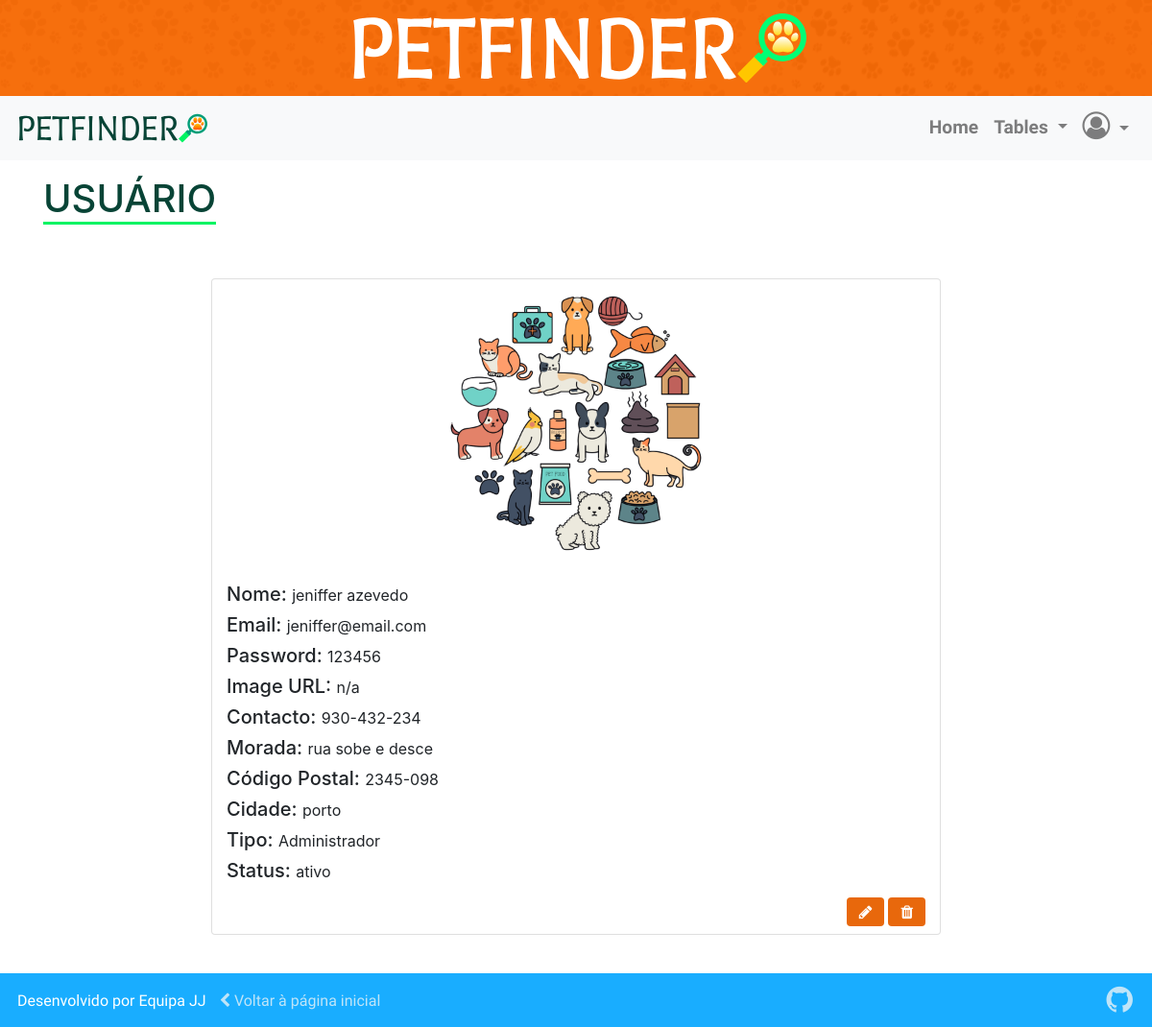
/index.php?pg=Perfil (signed in), run on the app's committed database.
### tables this page shows
CREATE TABLE `users` (
  `user_id` int(11) NOT NULL,
  `name` varchar(100) NOT NULL,
  `email` varchar(100) NOT NULL,
  `password` varchar(8) NOT NULL,
  `image` text NOT NULL DEFAULT 'n/a',
  `contact` varchar(12) NOT NULL,
  `adress` varchar(100) NOT NULL,
  `post_code` varchar(100) NOT NULL,
  `city` varchar(100) NOT NULL,
  `tipo` enum('0','1') NOT NULL DEFAULT '0',
  `status` set('ativo','inativo') NOT NULL DEFAULT 'ativo'
);

### contents/viewuser.php (the view, shortened to what this page needs)
<?php
if(isset($_SESSION['petfinder-user'],$_GET['s']) && $_GET['s'] == 'Perfil' && is_array($_SESSION['petfinder-user'])) $id = $_SESSION['petfinder-user']['id'];
else if (isset($_SESSION['petfinder-admin'], $_GET['pg']) && $_GET['pg'] == 'Perfil' && is_array($_SESSION['petfinder-admin'])) $id = $_SESSION['petfinder-admin']['id'];
else if (isset($_SESSION['petfinder-admin'], $_POST['user_id'],$_GET['pg']) && $_GET['pg'] == 'Detalhes' && is_array($_SESSION['petfinder-admin'])) $id = $_POST['user_id'];
else {
  $id=null;
  header('Location: ../index.php?pg=Home');
}
?>
<?php if($id!==null): ?>
  <?php
    include('./database/bdInclude.php');
    $stmt = $conn->prepare("SELECT * FROM users WHERE user_id=:id");
    $stmt->execute(['id' => $id]);
    $user = $stmt->fetch();
  ?>
  <div id="cadastrouser" class="container pt-3 pb-5 fading">
    <div class="row">
      <div class="col-12">
        <div class="d-flex">
          <div>
          <h1>Usuário</h1>
          </div>
        </div>
      </div>
    </div>
    <div class="row justify-content-center my-5">
      <div class="col-8 card">
        <div class="d-flex justify-content-center mb-3">
          <div class="adocaoImg rounded-circle" style="width: 20%; min-width: 300px;">
            <img src="./img/petfinder_logoassda.svg" class="w-100" onerror="this.onerror=null;this.src='./img/petfinderImgError.png';" alt="...">
          </div>
        </div>
        <h5>Nome: <small><?php echo $user['name']?></small></h5>
        <h5>Email: <small><?php echo $user['email']?></small></h5>
        <h5>Password: <small><?php echo $user['password']?></small></h5>
        <h5>Image URL: <small><?php echo $user['image']?></small></h5>
        <h5>Contacto: <small><?php echo $user['contact']?></small></h5>
        <h5>Morada: <small><?php echo $user['adress']?></small></h5>
        <h5>Código Postal: <small><?php echo $user['post_code']?></small></h5>
        <h5>Cidade: <small><?php echo $user['city']?></small></h5>
        <h5>Tipo: <small><?php echo ($user['tipo']==1)? 'Administrador':'Usuário' ?></small></h5>
        <h5>Status: <small><?php echo $user['status']?></small></h5>
        <form action="delete" method="post" class="py-2 d-flex">
          <button class="btn btn-icon d-flex ml-auto mr-1" type="button" data-toggle="modal" data-target="#exampleModal"><i class="fa fa-pencil" aria-hidden="true"></i></button>
          <button class="btn d-flex" type="submit"><i class="fa fa-trash" aria-hidden="true"></i></button>
        </form>
      </div>
    </div>
  </div>
<?php endif;
?>

### css/mystyle.css (style rules this page uses)
body { font-size: 16px; }
h1 { text-transform: uppercase; color: #084436; border-bottom: 3px solid #00F462 ; }
form button.btn, button.btn-icon { background-color: #E8680C; color: white; text-transform: uppercase; }
#cadastrouser img { width: 80%; min-width: 300px; }

### css/animations.css (style rules this page uses)
.fading { animation-name: fade-in; animation-duration: 1s; animation-fill-mode: forwards; }

### data on the page
users: name "jeniffer azevedo", email "jeniffer@email.com", password "123456", image "n/a", contact "930-432-234", adress "rua sobe e desce", post_code "2345-098", city "porto", status "ativo"
